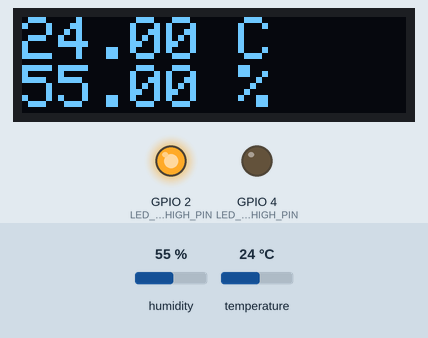
Simulated run of this sketch. Board: ESP32. Shown: 128×32 one-colour display, output pins drawn as LEDs (lit = HIGH). The test bench sets the inputs (shaded band); at power-on: temperature 24 °C, humidity 55 %. WiFi joins after 1.5 s; servers stay silent unless stated; the display library's start-up logo is not drawn; what the sketch prints to the serial monitor is not drawn.

Above: at 3.7 s.
3.8 s: temperature set to 27 °C
At 4.9 s:
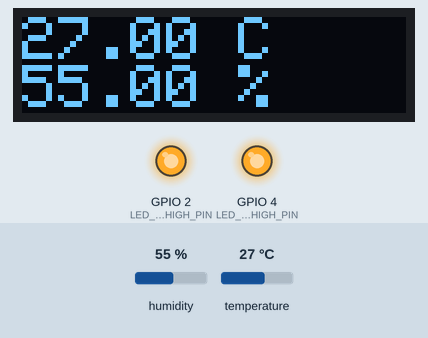
6.1 s: humidity set to 52 %
At 8.0 s:
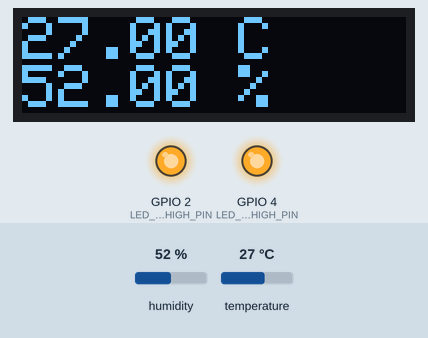
9.2 s: humidity set to 49 %
At 10.2 s:
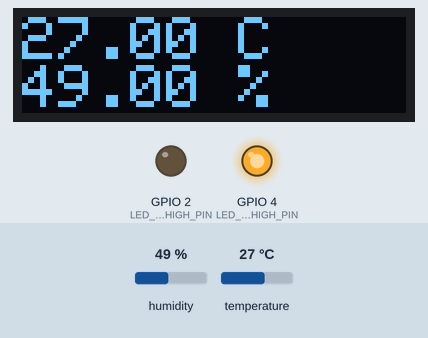
11.2 s: temperature set to 12 °C
At 12.5 s:
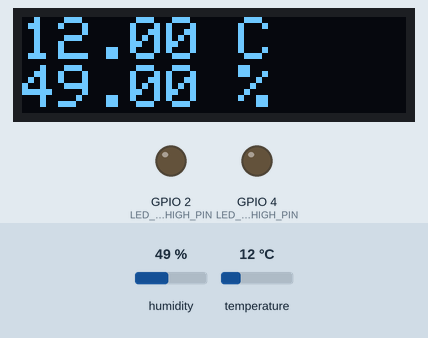
Timing chart, 0 to 14.2 s (numbered marks = the images above; inputs shaded):
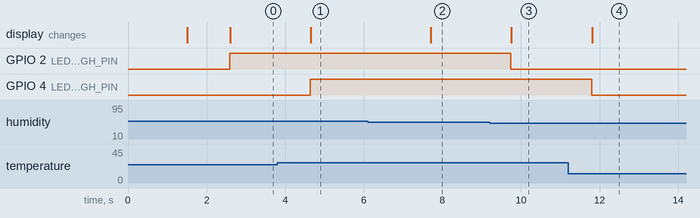

Measured:
- the behaviour switches between 25 and 26 °C on temperature (found by bisection; images 0 and 1)
- the behaviour switches between 51 and 50 % on humidity (found by bisection; images 2 and 3)
- after the input at 3.8 s, GPIO 4 (LED_TEMP_TOO_HIGH_PIN): LOW → HIGH after 0.84 s; the display: changes after 0.85 s (image 1)
- after the input at 6.1 s, the display: changes after 1.6 s (image 2)
- after the input at 9.2 s, GPIO 2 (LED_HUM_TOO_HIGH_PIN): HIGH → LOW after 0.54 s; the display: changes after 0.56 s (image 3)
- after the input at 11.2 s, GPIO 4 (LED_TEMP_TOO_HIGH_PIN): HIGH → LOW after 0.60 s; the display: changes after 0.61 s (image 4)

The sketch:

ESP32-DHT11-web-server.ino
```cpp
#include <Arduino.h>
#include <ESP_Mail_Client.h>
#include <WiFi.h>
#include <WiFiClient.h>
#include <WebServer.h>
#include <ESPmDNS.h>
#include <DHT.h>
#include <Adafruit_GFX.h>
#include <Adafruit_SSD1306.h>
#include <ESP_Mail_Client.h>

const String ssid = "";
const String password = "";

/** The smtp host name e.g. smtp.gmail.com for GMail or smtp.office365.com for Outlook or smtp.mail.yahoo.com */
#define SMTP_HOST "smtp.gmail.com"
#define SMTP_PORT 465

/* The sign in credentials */
#define AUTHOR_EMAIL ""
#define AUTHOR_PASSWORD ""

/* Recipient's email*/
#define RECIPIENT_EMAIL ""

/* Declare the global used SMTPSession object for SMTP transport */
SMTPSession smtp;

/* Callback function to get the Email sending status */
void smtpCallback(SMTP_Status status);

//DHT
#define DHTPIN 18
#define DHTTYPE DHT11
DHT dht(DHTPIN, DHTTYPE);

//DISPLAY
#define OLED_SDA 21
#define OLED_SCL 22
#define WIRE Wire
Adafruit_SSD1306 display = Adafruit_SSD1306(128, 32, &WIRE);

//LEDS
#define LED_HUM_TOO_HIGH_PIN 2
#define LED_TEMP_TOO_HIGH_PIN 4

//MAX VALUES
float const MAX_TEMPERATURE = 25.0;
float const MAX_HUMIDITY = 50.0;
WebServer server(80);

void handleWiFi() {
  IPAddress local_IP(192, 168, 31, 184);
  IPAddress gateway(192, 168, 31, 31);
  IPAddress subnet(255, 255, 0, 0);
  //WiFi.config(local_IP, gateway, subnet);
  WiFi.begin(ssid, password);
  Serial.print("Connecting to Wi-Fi");
  while (WiFi.status() != WL_CONNECTED){
    Serial.print(".");
    delay(300);
  }
  Serial.println();
  Serial.print("Connected with IP: ");
  Serial.println(WiFi.localIP());
  Serial.println();
}

void handleMailConfig(String alertMessage) {
/*  Set the network reconnection option */
  MailClient.networkReconnect(true);

  /** Enable the debug via Serial port
   * 0 for no debugging
   * 1 for basic level debugging
   *
   * Debug port can be changed via ESP_MAIL_DEFAULT_DEBUG_PORT in ESP_Mail_FS.h
   */
  smtp.debug(1);

  /* Set the callback function to get the sending results */
  smtp.callback(smtpCallback);

  /* Declare the Session_Config for user defined session credentials */
  Session_Config config;

  /* Set the session config */
  config.server.host_name = SMTP_HOST;
  config.server.port = SMTP_PORT;
  config.login.email = AUTHOR_EMAIL;
  config.login.password = AUTHOR_PASSWORD;
  config.login.user_domain = "";

  /*
  Set the NTP config time
  For times east of the Prime Meridian use 0-12
  For times west of the Prime Meridian add 12 to the offset.
  Ex. American/Denver GMT would be -6. 6 + 12 = 18
  See https://en.wikipedia.org/wiki/Time_zone for a list of the GMT/UTC timezone offsets
  */
  config.time.ntp_server = F("pool.ntp.org,time.nist.gov");
  config.time.gmt_offset = 3;
  config.time.day_light_offset = 0;

   /* Declare the message class */
  SMTP_Message message;

  /* Set the message headers */
  message.sender.name = F("ESP");
  message.sender.email = AUTHOR_EMAIL;
  message.subject = F("Przekroczono wartosci graniczne!");
  message.addRecipient(F("Sara"), RECIPIENT_EMAIL);

  /*Send HTML message*/
  /*String htmlMsg = "<div style=\"color:#2f4468;\"><h1>Hello World!</h1><p>- Sent from ESP board</p></div>";
  message.html.content = htmlMsg.c_str();
  message.html.content = htmlMsg.c_str();
  message.text.charSet = "us-ascii";
  message.html.transfer_encoding = Content_Transfer_Encoding::enc_7bit;*/

  //Send raw text message
  String textMsg = alertMessage;
  message.text.content = textMsg.c_str();
  message.text.charSet = "us-ascii";
  message.text.transfer_encoding = Content_Transfer_Encoding::enc_7bit;

  message.priority = esp_mail_smtp_priority::esp_mail_smtp_priority_low;
  message.response.notify = esp_mail_smtp_notify_success | esp_mail_smtp_notify_failure | esp_mail_smtp_notify_delay;

  /* Connect to the server */
  if (!smtp.connect(&config)){
    ESP_MAIL_PRINTF("Connection error, Status Code: %d, Error Code: %d, Reason: %s", smtp.statusCode(), smtp.errorCode(), smtp.errorReason().c_str());
    return;
  }

  if (!smtp.isLoggedIn()){
    Serial.println("\nNot yet logged in.");
  }
  else{
    if (smtp.isAuthenticated())
      Serial.println("\nSuccessfully logged in.");
    else
      Serial.println("\nConnected with no Auth.");
  }

  /* Start sending Email and close the session */
  if (!MailClient.sendMail(&smtp, &message))
    ESP_MAIL_PRINTF("Error, Status Code: %d, Error Code: %d, Reason: %s", smtp.statusCode(), smtp.errorCode(), smtp.errorReason().c_str());
}


void handleRoot() {
  char msg[1500];

  snprintf(msg, 1500,
           "<html>\
  <head>\
    <meta http-equiv='refresh' content='4'/>\
    <meta name='viewport' content='width=device-width, initial-scale=1'>\
    <link rel='stylesheet' href='https://use.fontawesome.com/releases/v5.7.2/css/all.css' integrity='sha384-fnmOCqbTlWIlj8LyTjo7mOUStjsKC4pOpQbqyi7RrhN7udi9RwhKkMHpvLbHG9Sr' crossorigin='anonymous'>\
    <title>ESP32 DHT Server</title>\
    <style>\
    html { font-family: Arial; display: inline-block; margin: 0px auto; text-align: center;}\
    h2 { font-size: 3.0rem; }\
    p { font-size: 3.0rem; }\
    .units { font-size: 1.2rem; }\
    .dht-labels{ font-size: 1.5rem; vertical-align:middle; padding-bottom: 15px;}\
    </style>\
  </head>\
  <body>\
      <h2>ESP32 DHT Server!</h2>\
      <p>\
        <i class='fas fa-thermometer-half' style='color:#ca3517;'></i>\
        <span class='dht-labels'>Temperatura</span>\
        <span>%.2f</span>\
        <sup class='units'>&deg;C</sup>\
      </p>\
      <p>\
        <i class='fas fa-tint' style='color:#00add6;'></i>\
        <span class='dht-labels'>Wilgotnosc</span>\
        <span>%.2f</span>\
        <sup class='units'>&percnt;</sup>\
      </p>\
  </body>\
</html>",
           readDHTTemperature(), readDHTHumidity()
          );
  server.send(200, "text/html", msg);
}

bool maxTempExceeded = false;
bool maxHumExceeded = false;

void handleLEDs() {
  digitalWrite(LED_TEMP_TOO_HIGH_PIN, maxTempExceeded ? HIGH : LOW);
  digitalWrite(LED_HUM_TOO_HIGH_PIN, maxHumExceeded ? HIGH : LOW);
}

void handleDisplay(float t, float h) {
  display.setCursor(0,0);
  display.print(t);
  display.print(" C\n");
  display.print(h);
  display.print(" %");
  display.display();
}

float readDHTTemperature() {
  float t = dht.readTemperature();
  if (isnan(t)) {
    Serial.println("Failed to read from DHT sensor!");
    return -1;
  }
  else {
    return t;
  }
}

float readDHTHumidity() {
  float h = dht.readHumidity();
  if (isnan(h)) {
    Serial.println("Failed to read from DHT sensor!");
    return -1;
  }
  else {
    return h;
  }
}

void setup(){
  Serial.begin(115200);
  Serial.println();
  handleWiFi();
  server.on("/", handleRoot);

  server.begin();
  Serial.println("HTTP server started");

  dht.begin();
  //beggining OLED display
  display.begin(SSD1306_SWITCHCAPVCC, 0x3C); // Address 0x3C for 128x32
  display.display();
  display.setTextSize(2);
  display.setTextColor(SSD1306_WHITE);
  display.setCursor(0,0);

  //setting pinmode for LED's
  pinMode(LED_HUM_TOO_HIGH_PIN, OUTPUT);
  pinMode(LED_TEMP_TOO_HIGH_PIN, OUTPUT);

  //clearing display
  delay(1000);
  display.clearDisplay();
  display.display();
}

bool messageSent = false;
int secondsFromMessageSent = 0;
void loop(){
  server.handleClient();
  delay(2);//allow the cpu to switch to other tasks
  float t = readDHTTemperature();
  float h = readDHTHumidity();
  maxTempExceeded = t > MAX_TEMPERATURE;
  maxHumExceeded = h > MAX_HUMIDITY;
  if (!messageSent && secondsFromMessageSent > 2 && (maxTempExceeded || maxHumExceeded)) {
    String message = "Przekroczono wartosci graniczne! Temperatura: " + String(t) +"C, wilgotnosc: " + String(h) + "%." ;
    handleMailConfig(message);
    messageSent = true;
    secondsFromMessageSent = 0;
  }
  handleLEDs();
  handleDisplay(t, h);
  delay(1000);
  secondsFromMessageSent++;
  display.clearDisplay();
}

/* Callback function to get the Email sending status */
void smtpCallback(SMTP_Status status){
  /* Print the current status */
  Serial.println(status.info());

  /* Print the sending result */
  if (status.success()){
    // ESP_MAIL_PRINTF used in the examples is for format printing via debug Serial port
    // that works for all supported Arduino platform SDKs e.g. AVR, SAMD, ESP32 and ESP8266.
    // In ESP8266 and ESP32, you can use Serial.printf directly.

    Serial.println("----------------");
    ESP_MAIL_PRINTF("Message sent success: %d\n", status.completedCount());
    ESP_MAIL_PRINTF("Message sent failed: %d\n", status.failedCount());
    Serial.println("----------------\n");

    for (size_t i = 0; i < smtp.sendingResult.size(); i++)
    {
      /* Get the result item */
      SMTP_Result result = smtp.sendingResult.getItem(i);

      // In case, ESP32, ESP8266 and SAMD device, the timestamp get from result.timestamp should be valid if
      // your device time was synched with NTP server.
      // Other devices may show invalid timestamp as the device time was not set i.e. it will show Jan 1, 1970.
      // You can call smtp.setSystemTime(xxx) to set device time manually. Where xxx is timestamp (seconds since Jan 1, 1970)

      ESP_MAIL_PRINTF("Message No: %d\n", i + 1);
      ESP_MAIL_PRINTF("Status: %s\n", result.completed ? "success" : "failed");
      ESP_MAIL_PRINTF("Date/Time: %s\n", MailClient.Time.getDateTimeString(result.timestamp, "%B %d, %Y %H:%M:%S").c_str());
      ESP_MAIL_PRINTF("Recipient: %s\n", result.recipients.c_str());
      ESP_MAIL_PRINTF("Subject: %s\n", result.subject.c_str());
    }
    Serial.println("----------------\n");

    // You need to clear sending result as the memory usage will grow up.
    smtp.sendingResult.clear();
  }
}
```
